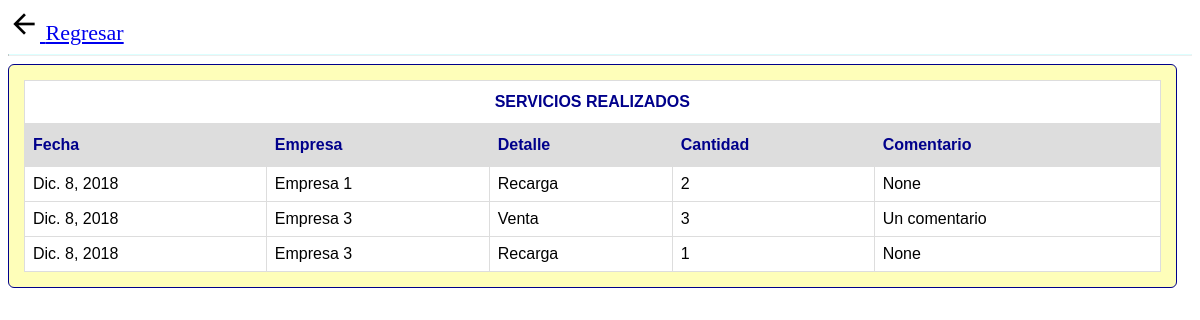
The app's page /aplicacion/servicios/, older data.
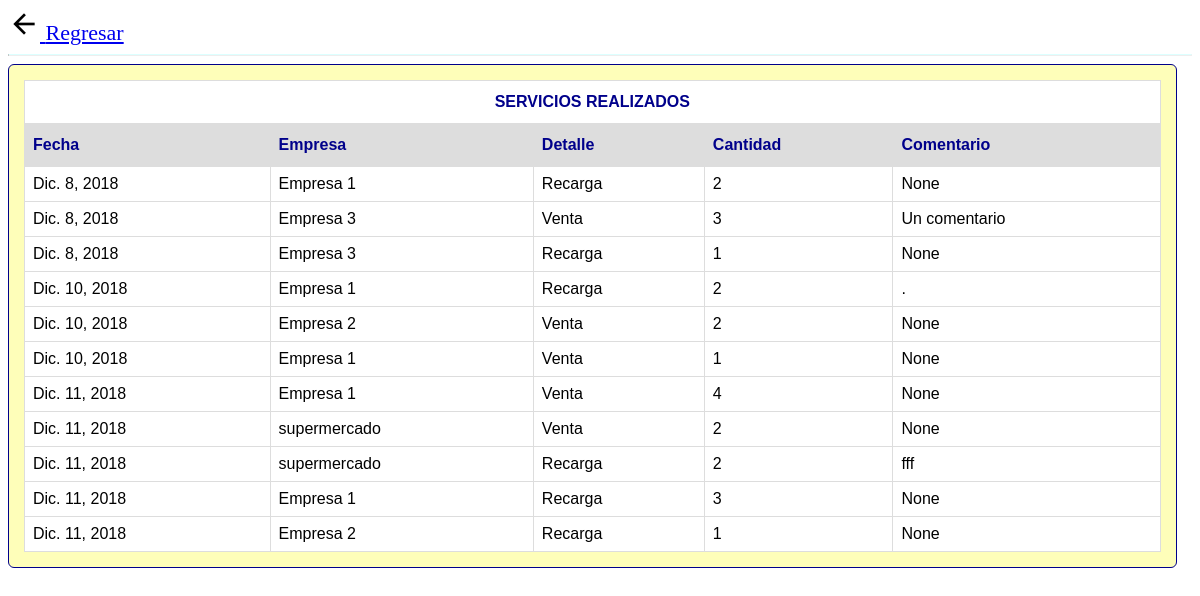
The same page, newer data.
### aplicacion/models.py (models this page shows, shortened)
class servicio(models.Model):
    idS = models.AutoField(primary_key=True)
    Fecha = models.DateField(default=datetime.now)
    Cliente = models.ForeignKey(cliente, null=False, blank=False,on_delete=models.CASCADE)
    ls=(('Venta','Venta'),('Recarga','Recarga'),('Reparación','Reparación'))
    Cantidad = models.IntegerField(null=False, blank=False)
    Servicio = models.CharField(max_length=20, choices=ls, default='01')
    Comentario = models.CharField(max_length=100, null=True, blank=True)

class cliente(models.Model):
    nit = models.CharField(max_length=30, null=False, blank=False, default='0')
    Nombre = models.CharField(max_length=50, null=False, blank=False)
    Direccion =models.CharField(max_length=50, null=False, blank=False)
    Telefono =models.CharField(max_length=50,  null=False, blank=False)
    Descripcion=models.CharField(max_length=100,  null=True, blank=True,default='.')
    def __str__(self):
        return self.Nombre

### aplicacion/views.py (the view)
# urls.py: path('servicios/', views.getservicios, name='getservicios')
def getservicios(request):
    lista = servicio.objects.order_by('Fecha')
    ctx = {'servicios': lista}
    return render(request, "aplicacion/listadoServicios.html", ctx)

### aplicacion/templates/aplicacion/listadoServicios.html
{% load static %}
<html>
<head><link rel="stylesheet" type="text/css" href="{% static 'aplicacion/css/tablas.css' %}">
</head>
<body>
<a href="/aplicacion">
<img src="{% static 'aplicacion/img/back.png' %}"/>
 Regresar </a>
<hr/>
<div>
{% if servicios %}
    <table id="servicios">
        <tr><th class="fusion" colspan="5">SERVICIOS REALIZADOS</th></tr>
        <tr>
            <th>Fecha</th>
            <th>Empresa</th>
            <th>Detalle</th>
            <th>Cantidad</th>
            <th>Comentario</th>
        </tr>
    {% for p in servicios %}
        <tr>
            <td>{{p.Fecha}}</td>
            <td>{{p.Cliente}}</td>
            <td>{{p.Servicio}}</td>
            <td>{{p.Cantidad}}</td>
            <td>{{p.Comentario}}</td>
            </tr>
    {% endfor %}
    </table>
{% else %}
    <p>Error de programación</p>
{% endif %}
</div>
</body>
</html>

### aplicacion/static/aplicacion/css/tablas.css (style rules this page uses)
#clientes, #servicios { font-family: "Trebuchet MS", Arial, Helvetica, sans-serif; border-collapse: collapse; width: 100%; }
#clientes td, #clientes th, #servicios td, #servicios th { border: 1px solid #ddd; padding: 8px; }
#clientes tr, #servicios tr { background-color: white; }
#clientes th , #servicios th { padding-top: 12px; padding-bottom: 12px; text-align: left; background-color: #ddd; color: darkblue; }
#clientes .fusion, #servicios .fusion { background-color: white; text-align:center }
hr { border-top: 1px solid #ddffff; }
a { font-size:22px; }
body { #background-color: #ddffff background-color: white }
div { border-radius: 6px; background-color: #fefeb9; padding: 15px; border-style: solid; border-width: 1px; border-color: darkblue; width:96% }

Row changes from the older to the newer data that the page shows:
added servicio: Fecha "Dic. 10, 2018", Cliente "Empresa 1", Servicio "Recarga", Cantidad "2", Comentario "."
added servicio: Fecha "Dic. 10, 2018", Cliente "Empresa 2", Servicio "Venta", Cantidad "2", Comentario "None"
added servicio: Fecha "Dic. 10, 2018", Cliente "Empresa 1", Servicio "Venta", Cantidad "1", Comentario "None"
added servicio: Fecha "Dic. 11, 2018", Cliente "Empresa 1", Servicio "Venta", Cantidad "4", Comentario "None"
added servicio: Fecha "Dic. 11, 2018", Cliente "supermercado", Servicio "Venta", Cantidad "2", Comentario "None"
added servicio: Fecha "Dic. 11, 2018", Cliente "supermercado", Servicio "Recarga", Cantidad "2", Comentario "fff"
added servicio: Fecha "Dic. 11, 2018", Cliente "Empresa 1", Servicio "Recarga", Cantidad "3", Comentario "None"
added servicio: Fecha "Dic. 11, 2018", Cliente "Empresa 2", Servicio "Recarga", Cantidad "1", Comentario "None"
